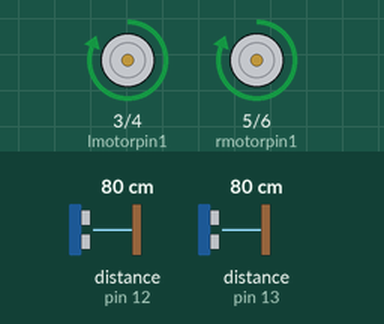
Bench run of a sketch on a simulated Arduino Uno, built with avr-gcc and run on an emulated ATmega328P. Shown: motor-driver pin pairs drawn as motors (green arrow = first pin HIGH = forward, orange = second pin HIGH = backward, longer = more drive, scaled by the enable pin). Wiring (inferred from the names in the program): ultrasonic range finder: trigger pin 8; echo pin 12. The test bench sets the inputs (shaded band); at power-on: distance to the obstacle (sensors on pin 12, pin 13) 80 cm. The echo pulse lasts 58.3 µs per cm. At 10.2 s the program stops and its outputs stay as they are.

Above: at 1.2 s.
1.3 s: distance to the obstacle (sensor on pin 12) set to 23 cm
2.8 s: distance to the obstacle (sensor on pin 12) set to 18 cm
At 4.0 s:
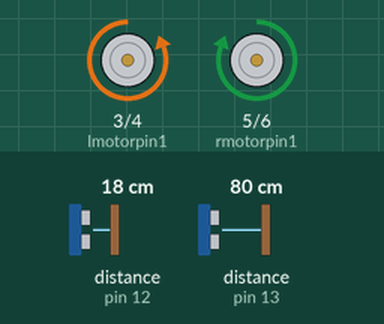
4.3 s: distance to the obstacle (sensor on pin 12) set to 35 cm
At 5.6 s:
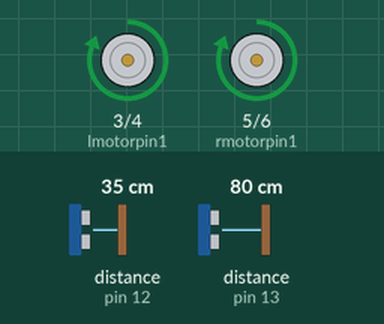
6.2 s: distance to the obstacle (sensor on pin 12) set to 2 cm
At 6.6 s:
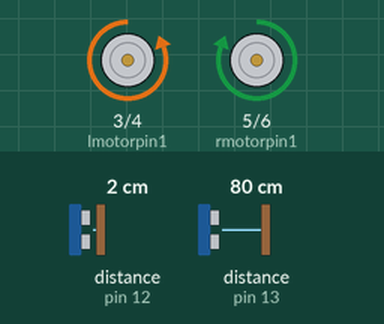
7.7 s: distance to the obstacle (sensor on pin 13) set to 2 cm
At 9.2 s:
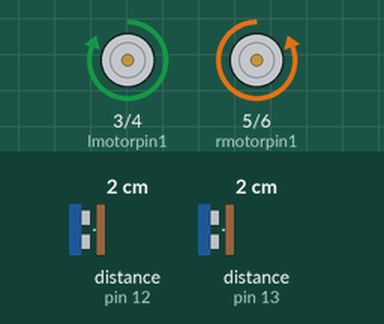
Timing chart, 0 to 11.7 s (numbered marks = the images above; inputs shaded):
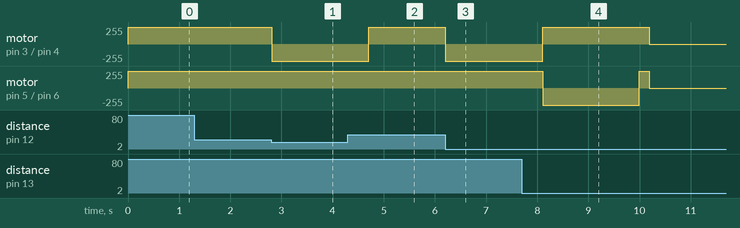

Measured:
- the behaviour switches between 22 and 21 cm on distance to the obstacle (sensor on pin 12) (found by bisection; images 0 and 1)
- after the input at 1.3 s, every drawn part: stays the same
- after the input at 2.8 s, motor on pin 3 (lmotorpin1) / pin 4 (lmotorpin2): forward 255/255 → backward 255/255 at once
- after the input at 4.3 s, motor on pin 3 (lmotorpin1) / pin 4 (lmotorpin2): backward 255/255 → forward 255/255 after 0.41 s
- after the input at 6.2 s, motor on pin 3 (lmotorpin1) / pin 4 (lmotorpin2): forward 255/255 → backward 255/255 at once
- after the input at 7.7 s, motor on pin 5 (rmotorpin1) / pin 6 (rmotorpin2): forward 255/255 → backward 255/255 after 0.41 s, → forward 255/255 1.9 s later, → stopped 0.20 s later

The sketch:

manich_final.ino
```cpp
const int rmotorpin1 = 5;
const int rmotorpin2 = 6;

const int lmotorpin1 = 3;
const int lmotorpin2 = 4;
const int enA = 2;
const int enB = 7;
int count = 0;
const int frontTriggerPin = 8;
const int leftTriggerPin = 9;

const int lEchoPin = 13;
const int fEchoPin = 12;
const int turningSpeed = 240;
const int forwardSpeed = 255;
const int turningDelay = 470;
long durationLeft = 0;
long durationRight = 0;
long durationFront = 0;
long distanceLeft = 0;
long distanceRight = 0;
long distanceFront = 0;

void setup() {
//  Serial.begin(9600);
  pinMode(lmotorpin1, OUTPUT);
  pinMode(lmotorpin2, OUTPUT);

  pinMode(rmotorpin1, OUTPUT);
  pinMode(rmotorpin2, OUTPUT);
  pinMode(enB, OUTPUT);
  pinMode(enA, OUTPUT);

  //ultrasonic sensor pins.
  pinMode(frontTriggerPin, OUTPUT);
  pinMode(leftTriggerPin, OUTPUT);
  pinMode(lEchoPin, INPUT);
  pinMode(fEchoPin, INPUT);
}

void loop() {
  distanceFront = getDistance("front");

//  Serial.println(distanceLeft);
//  Serial.println(distanceRight);
//  Serial.println(distanceFront);

  if(distanceFront > 20){
    moveForward();
  } else {
    distanceLeft = getDistance("left");
    count += 1;
    if(distanceLeft < 50){
      turnRight();
    }
    else {
      turnLeft();
    }

  }
  if(count == 12){
    moveForward();
    delay(200);
    stopMoving();
    exit(0);
  }


//  turnRight();
//  stopMoving();
//  exit(0);
  //delay(500);
}

long microsecondsToCentimeters(long microseconds) {
  return microseconds / 29 / 2;
}

void moveForward(){
  analogWrite(enA, forwardSpeed);
  analogWrite(enB, forwardSpeed);
  digitalWrite(rmotorpin1, HIGH);
  digitalWrite(rmotorpin2, LOW);
  digitalWrite(lmotorpin1, HIGH);
  digitalWrite(lmotorpin2, LOW);
}

void stopMoving(){
  digitalWrite(rmotorpin1, LOW);
  digitalWrite(rmotorpin2, LOW);
  digitalWrite(lmotorpin1, LOW);
  digitalWrite(lmotorpin2, LOW);
}

void turnRight(){
  analogWrite(enA, turningSpeed);
  analogWrite(enB, turningSpeed);
  digitalWrite(rmotorpin1, LOW);
  digitalWrite(rmotorpin2, HIGH);
  digitalWrite(lmotorpin1, HIGH);
  digitalWrite(lmotorpin2, LOW);
  delay(turningDelay);
}

void turnLeft(){
  analogWrite(enA, turningSpeed);
  analogWrite(enB, turningSpeed);
  digitalWrite(rmotorpin1, HIGH);
  digitalWrite(rmotorpin2, LOW);
  digitalWrite(lmotorpin1, LOW);
  digitalWrite(lmotorpin2, HIGH);
  delay(turningDelay);
}

long getDistance(String direction){
  int pin = fEchoPin;
  int triggerPin = frontTriggerPin;
  if(direction == "left"){
    pin = lEchoPin;
    triggerPin = leftTriggerPin;
  }
  digitalWrite(triggerPin, LOW);
  delayMicroseconds(2);
  digitalWrite(triggerPin, HIGH);
  delayMicroseconds(40);
  digitalWrite(triggerPin, LOW);
  long duration = pulseIn(pin, HIGH);
  long distance = microsecondsToCentimeters(duration);
  return distance;
}
```
